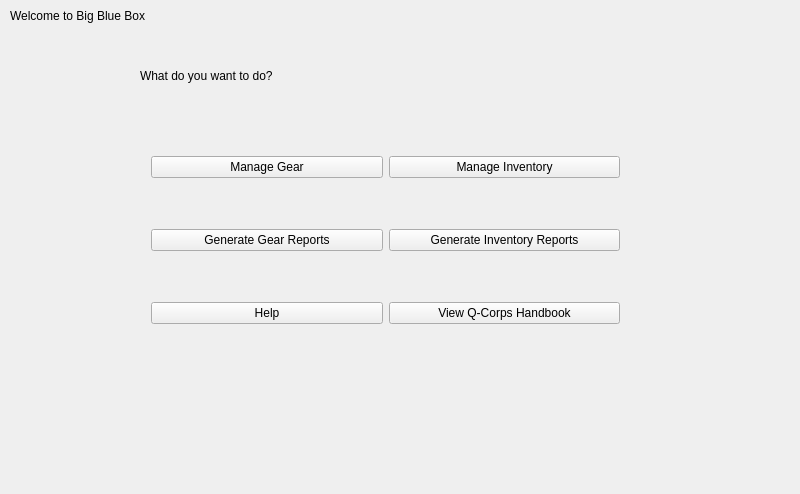
<?xml version="1.0" encoding="UTF-8"?>
<ui version="4.0">
 <class>MainWindow</class>
 <widget class="QMainWindow" name="MainWindow">
  <property name="geometry">
   <rect>
    <x>0</x>
    <y>0</y>
    <width>800</width>
    <height>494</height>
   </rect>
  </property>
  <property name="windowTitle">
   <string>MainWindow</string>
  </property>
  <widget class="QWidget" name="centralWidget">
   <widget class="QWidget" name="gridLayoutWidget">
    <property name="geometry">
     <rect>
      <x>140</x>
      <y>100</y>
      <width>491</width>
      <height>281</height>
     </rect>
    </property>
    <layout class="QGridLayout" name="gridLayout">
     <item row="1" column="0">
      <widget class="QPushButton" name="pushButton_gearRepot">
       <property name="text">
        <string>Generate Gear Reports</string>
       </property>
      </widget>
     </item>
     <item row="0" column="1">
      <widget class="QPushButton" name="pushButton_mInv">
       <property name="text">
        <string>Manage Inventory</string>
       </property>
      </widget>
     </item>
     <item row="1" column="1">
      <widget class="QPushButton" name="pushButton_invReport">
       <property name="text">
        <string>Generate Inventory Reports</string>
       </property>
      </widget>
     </item>
     <item row="2" column="0">
      <widget class="QPushButton" name="pushButton_help">
       <property name="text">
        <string>Help</string>
       </property>
      </widget>
     </item>
     <item row="2" column="1">
      <widget class="QPushButton" name="pushButton_viewBook">
       <property name="text">
        <string>View Q-Corps Handbook</string>
       </property>
      </widget>
     </item>
     <item row="0" column="0">
      <widget class="QPushButton" name="pushButton_mGear">
       <property name="text">
        <string>Manage Gear</string>
       </property>
      </widget>
     </item>
    </layout>
   </widget>
   <widget class="QLabel" name="label">
    <property name="geometry">
     <rect>
      <x>140</x>
      <y>55</y>
      <width>351</width>
      <height>41</height>
     </rect>
    </property>
    <property name="text">
     <string>What do you want to do?</string>
    </property>
   </widget>
   <widget class="QLabel" name="label_2">
    <property name="geometry">
     <rect>
      <x>10</x>
      <y>0</y>
      <width>321</width>
      <height>31</height>
     </rect>
    </property>
    <property name="text">
     <string>Welcome to Big Blue Box</string>
    </property>
   </widget>
  </widget>
 </widget>
 <layoutdefault spacing="6" margin="11"/>
 <resources/>
 <connections/>
</ui>
